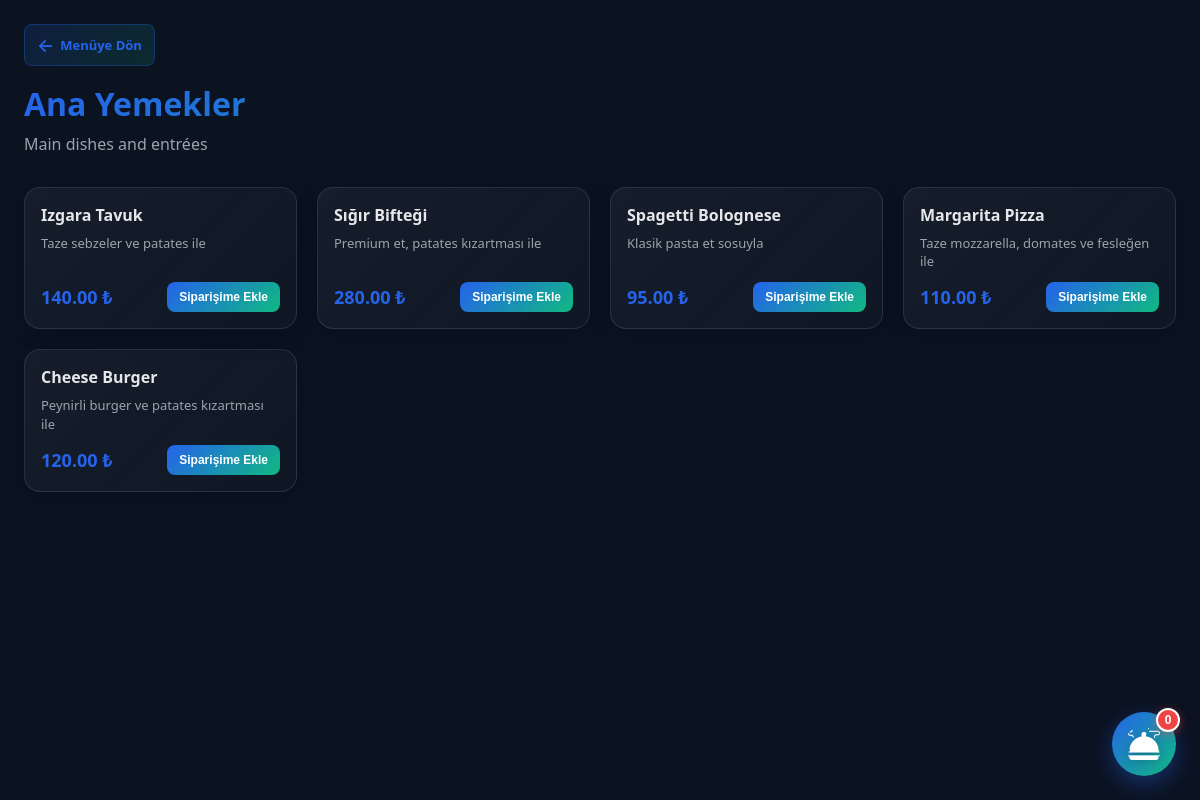
Page /customer/category.php?category_id=3 on the committed database.
### tables this page shows
CREATE TABLE MenuCategories (
    category_id INT AUTO_INCREMENT PRIMARY KEY,
    category_name VARCHAR(50) NOT NULL UNIQUE,
    description TEXT,
    display_order INT DEFAULT 0,
    created_at TIMESTAMP DEFAULT CURRENT_TIMESTAMP
);

CREATE TABLE MenuProducts (
    product_id INT AUTO_INCREMENT PRIMARY KEY,
    category_id INT NOT NULL,
    product_name VARCHAR(100) NOT NULL,
    description TEXT,
    price DECIMAL(10,2) NOT NULL,
    is_available BOOLEAN DEFAULT TRUE,
    image_url VARCHAR(255),
    created_at TIMESTAMP DEFAULT CURRENT_TIMESTAMP,
    FOREIGN KEY (category_id) REFERENCES MenuCategories(category_id) ON DELETE RESTRICT,
    INDEX idx_category (category_id)
);

### customer/category.php (the view, shortened to what this page needs)
<?php
$category_id = isset($_GET['category_id']) ? (int)$_GET['category_id'] : 0;
$database = new Database();
$db = $database->getConnection();
$query = "SELECT * FROM MenuCategories WHERE category_id = ?";
$stmt = $db->prepare($query);
$stmt->execute([$category_id]);
$category = $stmt->fetch(PDO::FETCH_ASSOC);
$query = "SELECT product_id, product_name, description, price, image_url FROM MenuProducts WHERE category_id = ? AND is_available = 1 ORDER BY product_id";
$stmt = $db->prepare($query);
$stmt->execute([$category_id]);
$products = $stmt->fetchAll(PDO::FETCH_ASSOC);
$categoryNames = [
    'Appetizers' => 'Başlangıçlar',
    'Soups' => 'Çorbalar',
    'Main Courses' => 'Ana Yemekler',
    'Desserts' => 'Tatlılar',
    'Beverages' => 'İçecekler',
];
$tr_name = $categoryNames[$category['category_name']] ?? $category['category_name'];
require_once __DIR__ . '/../includes/layout/top.php';
?>
<main class="app">
    <div class="customer-container">
        <header class="category-header">
            <div class="header-nav">
                <a href="menu.php" class="back-btn">
                    <span class="back-icon">←</span>
                    <span class="back-text">Menüye Dön</span>
                </a>
            </div>
            <h1><?= htmlspecialchars($tr_name) ?></h1>
            <p class="category-desc"><?= htmlspecialchars($category['description'] ?? '') ?></p>
        </header>
        <div class="products-grid">
            <?php if (empty($products)): ?>
                <div class="empty-state">
                    <p>📭 Bu kategoride ürün bulunamadı.</p>
                </div>
            <?php else: ?>
                <?php foreach ($products as $product): ?>
                    <div class="product-card">
                        <div class="product-content">
                            <h3 class="product-name"><?= htmlspecialchars($product['tr_name']) ?></h3>
                            <?php if ($product['tr_desc']): ?>
                                <p class="product-desc"><?= htmlspecialchars($product['tr_desc']) ?></p>
                            <?php endif; ?>
                            <div class="product-footer">
                                <span class="product-price"><?= number_format($product['price'], 2) ?> ₺</span>
                                <button class="add-to-cart-btn" onclick="addToOrder(<?= $product['product_id'] ?>, '<?= htmlspecialchars($product['tr_name'], ENT_QUOTES) ?>', <?= $product['price'] ?>, '<?= htmlspecialchars($product['image_url'] ?? '', ENT_QUOTES) ?>')">
                                    Siparişime Ekle
                                </button>
                            </div>
                        </div>
                    </div>
                <?php endforeach; ?>
            <?php endif; ?>
        </div>
    </div>
    <button class="order-bubble" id="orderBubble" onclick="toggleOrderPanel()">
        <img src="../assets/images/serving-dishes.png" alt="Siparişler" class="order-bubble__icon">
        <span class="order-bubble__badge" id="orderBadge">0</span>
    </button>
</main>
<?php require_once __DIR__ . '/../includes/layout/bottom.php'; ?>

### assets/css/style.css (style rules this page uses)
:root { --bg: #0b1220; --card: rgba(17, 24, 39, 0.75); --card-solid: #111827; --text: #e5e7eb; --muted: #9ca3af; --line: rgba(148, 163, 184, 0.18); --primary: #2563eb; --primary-2: #1d4ed8; --shadow: 0 18px 60px rgba(0, 0, 0, .35); --radius: 18px; }
* { box-sizing: border-box; }
html, body { height: 100%; }
body { margin: 0; font-family: system-ui, -apple-system, Segoe UI, Roboto, Arial; background: var(--bg); color: var(--text); }
a { color: inherit; }
.app { min-height: 100%; }

### customer/category.php (style rules this page uses)
.customer-container { max-width: 1200px; margin: 0 auto; padding: 24px; }
.category-header { margin-bottom: 32px; }
.header-nav { margin-bottom: 16px; }
.back-btn { display: inline-flex; align-items: center; gap: 6px; background: linear-gradient(135deg, rgba(37, 99, 235, 0.15) 0%, rgba(16, 185, 129, 0.15) 100%); color: var(--primary, #2563eb); text-decoration: none; font-weight: 600; padding: 8px 12px; border-radius: 8px; border: 1px solid rgba(37, 99, 235, 0.3); transition: all 0.3s cubic-bezier(0.23, 1, 0.32, 1); font-size: 13px; cursor: pointer; }
.back-icon { font-size: 18px; transition: transform 0.3s ease; }
.category-header h1 { margin: 12px 0 8px; font-size: 32px; font-weight: 700; color: var(--text, #e2e8f0); background: linear-gradient(135deg, #2563eb, #10b981); -webkit-background-clip: text; -webkit-text-fill-color: transparent; background-clip: text; }
.category-desc { margin: 0; color: var(--muted, #94a3b8); font-size: 16px; }
.products-grid { display: grid; grid-template-columns: repeat(auto-fill, minmax(260px, 1fr)); gap: 20px; margin-bottom: 32px; }
.product-card { background: linear-gradient(135deg, rgba(255,255,255,0.05) 0%, rgba(255,255,255,0.02) 100%); border: 1px solid var(--line, rgba(148, 163, 184, 0.2)); border-radius: 16px; overflow: hidden; transition: all 0.35s cubic-bezier(0.23, 1, 0.32, 1); display: flex; flex-direction: column; box-shadow: 0 4px 24px rgba(0, 0, 0, 0.12); position: relative; }
.product-content { padding: 16px; display: flex; flex-direction: column; flex-grow: 1; }
.product-name { margin: 0 0 8px; font-size: 16px; font-weight: 700; color: var(--text, #e2e8f0); }
.product-desc { margin: 0 0 12px; font-size: 13px; color: var(--muted, #94a3b8); flex-grow: 1; line-height: 1.4; }
.product-footer { display: flex; justify-content: space-between; align-items: center; margin-top: auto; gap: 12px; }
.product-price { font-size: 18px; font-weight: 700; color: var(--primary, #2563eb); white-space: nowrap; }
.add-to-cart-btn { background: linear-gradient(135deg, var(--primary, #2563eb) 0%, #10b981 100%); color: white; border: none; padding: 8px 12px; border-radius: 8px; cursor: pointer; font-weight: 600; transition: all 0.3s cubic-bezier(0.23, 1, 0.32, 1); font-size: 12px; white-space: nowrap; }
.product-card { animation: fadeIn 0.6s ease-out; }
.order-bubble { position: fixed; bottom: 24px; right: 24px; width: 64px; height: 64px; border-radius: 50%; background: linear-gradient(135deg, #2563eb 0%, #10b981 100%); border: none; box-shadow: 0 8px 24px rgba(37, 99, 235, 0.4); cursor: pointer; display: flex; align-items: center; justify-content: center; transition: all 0.3s cubic-bezier(0.23, 1, 0.320, 1); z-index: 999; overflow: visible; }
.order-bubble__icon { width: 32px; height: 32px; object-fit: contain; filter: brightness(0) invert(1) drop-shadow(0 2px 4px rgba(0, 0, 0, 0.2)); }
.order-bubble__badge { position: absolute; top: -4px; right: -4px; background: #ef4444; color: white; font-size: 12px; font-weight: 700; min-width: 24px; height: 24px; border-radius: 12px; display: flex; align-items: center; justify-content: center; padding: 0 6px; box-shadow: 0 2px 8px rgba(239, 68, 68, 0.5); border: 2px solid white; }

### rows in the picture
menucategories: category_name "Ana Yemekler", description "Main dishes and entrées"
menuproducts: tr_name "Izgara Tavuk", tr_desc "Taze sebzeler ve patates ile", price "140.00"
menuproducts: tr_name "Sığır Bifteği", tr_desc "Premium et, patates kızartması ile", price "280.00"
menuproducts: tr_name "Spagetti Bolognese", tr_desc "Klasik pasta et sosuyla", price "95.00"
menuproducts: tr_name "Margarita Pizza", tr_desc "Taze mozzarella, domates ve fesleğen ile", price "110.00"
menuproducts: tr_name "Cheese Burger", tr_desc "Peynirli burger ve patates kızartması ile", price "120.00"
